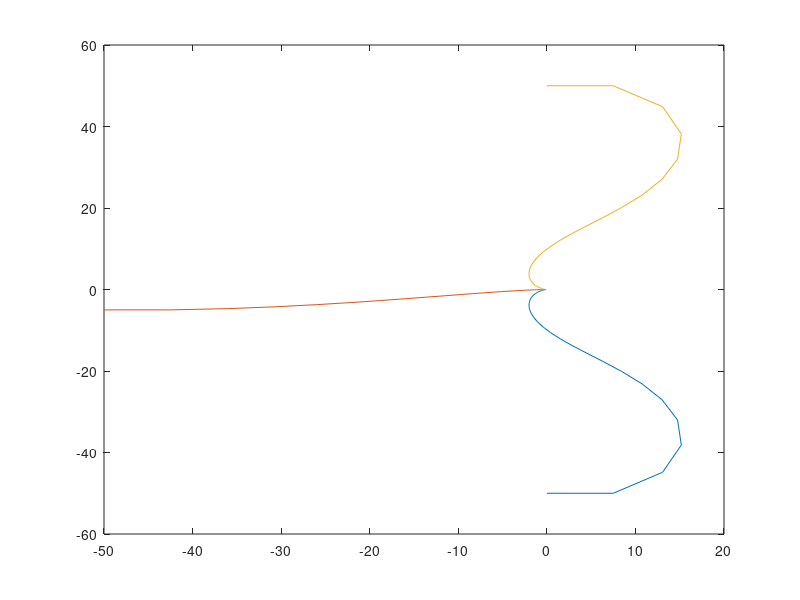

Recreate this plot in MATLAB.
function problem2()
hold off
[x,y,theta] = goTo([0,-50,0],[0,0]);
plot(x,y);


hold on
[x,y,theta] = goTo([-50,-5,0],[0,0]);
plot(x,y);

hold on
[x,y,theta] = goTo([0,50,0],[0,0]);
plot(x,y);

  print('-djpeg', '-r45', 'file.jpg');

function [totalpath_x,totalpath_y,totalpath_theta] = goTo(x0, xg)
kp = 3;
kalpha = 8;
kbeta = -1.5;

distance = sqrt((xg(1)-x0(1)).^2 + (xg(2) - x0(2)).^2); 
totalpath_x = [];
totalpath_y = [];
totalpath_theta = 45;

while(distance > 0.1)
    distance
[linear_v, angular_v] = calculate_v(kp, kalpha, kbeta, x0, xg);

 [x_path, y_path, theta_path] = diffDrive(x0(1), x0(2), x0(3), linear_v, angular_v, 2, 0.05);
 x0(1) = x_path(end);
 x0(2) = y_path(end);
 x0(3) = theta_path(end);
 totalpath_x = [totalpath_x, x_path];
 totalpath_y = [totalpath_y, y_path];
 totalpath_theta = [totalpath_theta, theta_path];
 
distance = sqrt((xg(1)-x0(1)).^2 + (xg(2) - x0(2)).^2); 
 
end    


function [linear_v, angular_v]= calculate_v(kp, kalpha, kbeta, x0, xg)
distance = sqrt((xg(1)-x0(1)).^2 + (xg(2) - x0(2)).^2);

alphaval = atan2((xg(2) - x0(2)),(xg(1) - x0(1)));
alphaval = - x0(3) + alphaval;
beta =  - x0(3) - alphaval;    

linear_v = kp * distance;
angular_v = kalpha*alphaval + kbeta*beta;

function [pos_x, pos_y, pos_theta] = diffDrive(x0, y0, theta0, v, omega, timesteps, delta)
    pos_x = x0;
    pos_y = y0;
    pos_theta = theta0;
    for i = 2 : timesteps
        prev_x = pos_x(i - 1);
        prev_y = pos_y(i - 1);
        theta = pos_theta(i - 1);
        pos_x(i) = prev_x + v*delta*cos(theta);
        pos_y(i) = prev_y + v*delta*sin(theta);
        pos_theta(i) = theta + omega*delta;
    end